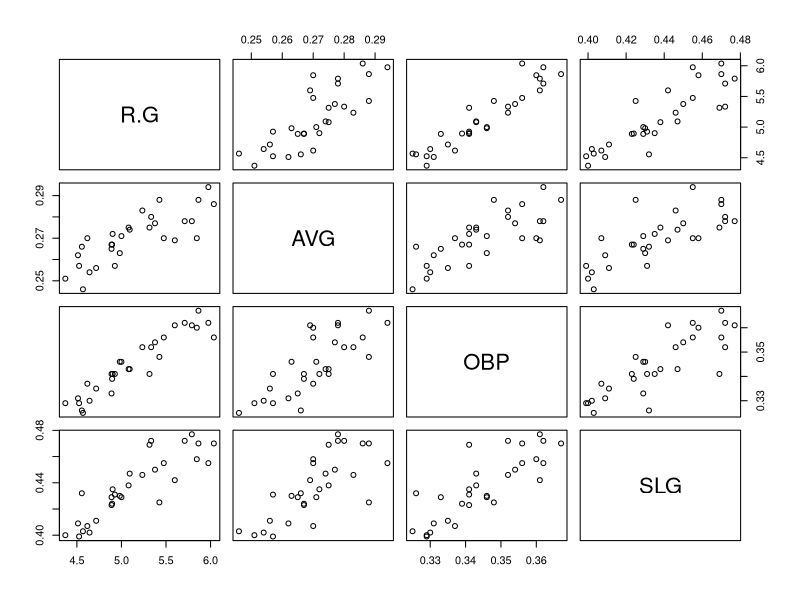

Source code (R):
#install.packages("gdata")
#library(gdata) 
#setwd("~/Box Documents/Teaching/R_teaching")
data=read.table("RunsPerGame.txt",header=T,sep="\t")
attach(data)

pairs(data[,c(16,3:5)])
RGfit = lm(formula=R.G~AVG+OBP+SLG)
summary(RGfit)


RGfit1 = lm(formula=R.G~OBP+SLG)
summary(RGfit1)